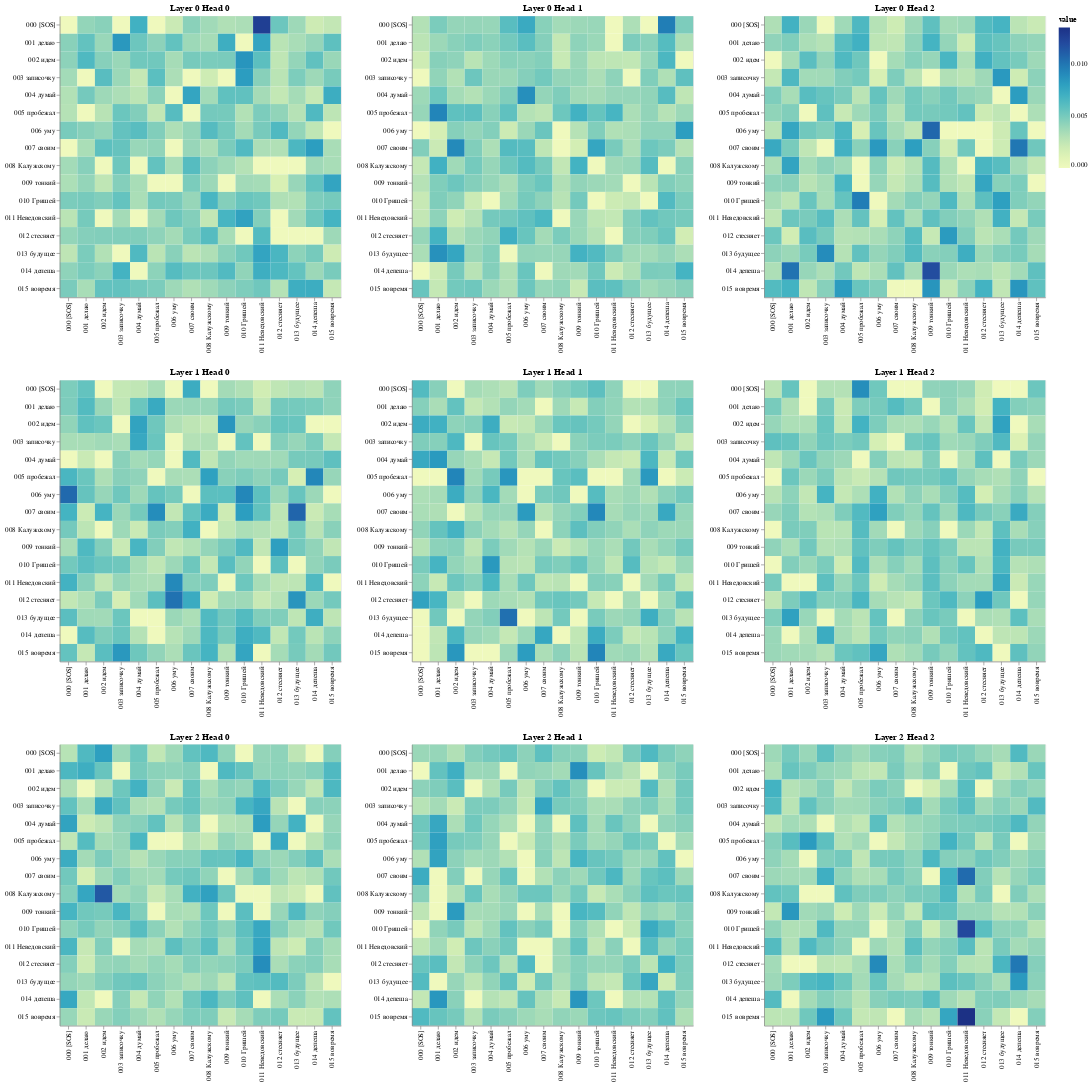

Notebook code for this chart:
### Code cell
# Decoder self attention
get_all_attention_maps("decoder", layers, heads, decoder_output_tokens, decoder_output_tokens, min(20, sentence_len))

### Figure 1 — Vega-Lite specification as saved in the notebook (floating-point values rounded to 4 significant figures; data arrays with more than 128 entries replaced by an {"elided": "..."} marker saying what was removed)
{"config": {"view": {"continuousWidth": 300, "continuousHeight": 300}}, "vconcat": [{"hconcat": [{"data": {"name": "data-f7ecba52908ef01f7df53538c86abdbc"}, "mark": {"type": "rect"}, "encoding": {"color": {"field": "value", "type": "quantitative"}, "tooltip": [{"field": "row", "type": "quantitative"}, {"field": "column", "type": "quantitative"}, {"field": "value", "type": "quantitative"}, {"field": "row_token", "type": "nominal"}, {"field": "col_token", "type": "nominal"}], "x": {"axis": {"title": ""}, "field": "col_token", "type": "nominal"}, "y": {"axis": {"title": ""}, "field": "row_token", "type": "nominal"}}, "height": 400, "name": "view_10", "title": "Layer 0 Head 0", "width": 400}, {"data": {"name": "data-0ab774c525c9593b41076e424a578779"}, "mark": {"type": "rect"}, "encoding": {"color": {"field": "value", "type": "quantitative"}, "tooltip": [{"field": "row", "type": "quantitative"}, {"field": "column", "type": "quantitative"}, {"field": "value", "type": "quantitative"}, {"field": "row_token", "type": "nominal"}, {"field": "col_token", "type": "nominal"}], "x": {"axis": {"title": ""}, "field": "col_token", "type": "nominal"}, "y": {"axis": {"title": ""}, "field": "row_token", "type": "nominal"}}, "height": 400, "name": "view_11", "title": "Layer 0 Head 1", "width": 400}, {"data": {"name": "data-9b3617d971a49d0e4c087484e50bd30c"}, "mark": {"type": "rect"}, "encoding": {"color": {"field": "value", "type": "quantitative"}, "tooltip": [{"field": "row", "type": "quantitative"}, {"field": "column", "type": "quantitative"}, {"field": "value", "type": "quantitative"}, {"field": "row_token", "type": "nominal"}, {"field": "col_token", "type": "nominal"}], "x": {"axis": {"title": ""}, "field": "col_token", "type": "nominal"}, "y": {"axis": {"title": ""}, "field": "row_token", "type": "nominal"}}, "height": 400, "name": "view_12", "title": "Layer 0 Head 2", "width": 400}]}, {"hconcat": [{"data": {"name": "data-a6a21a4f7da6646450e246820f998c29"}, "mark": {"type": "rect"}, "encoding": {"color": {"field": "value", "type": "quantitative"}, "tooltip": [{"field": "row", "type": "quantitative"}, {"field": "column", "type": "quantitative"}, {"field": "value", "type": "quantitative"}, {"field": "row_token", "type": "nominal"}, {"field": "col_token", "type": "nominal"}], "x": {"axis": {"title": ""}, "field": "col_token", "type": "nominal"}, "y": {"axis": {"title": ""}, "field": "row_token", "type": "nominal"}}, "height": 400, "name": "view_13", "title": "Layer 1 Head 0", "width": 400}, {"data": {"name": "data-7295d526ad116019f360ad961b071c5d"}, "mark": {"type": "rect"}, "encoding": {"color": {"field": "value", "type": "quantitative"}, "tooltip": [{"field": "row", "type": "quantitative"}, {"field": "column", "type": "quantitative"}, {"field": "value", "type": "quantitative"}, {"field": "row_token", "type": "nominal"}, {"field": "col_token", "type": "nominal"}], "x": {"axis": {"title": ""}, "field": "col_token", "type": "nominal"}, "y": {"axis": {"title": ""}, "field": "row_token", "type": "nominal"}}, "height": 400, "name": "view_14", "title": "Layer 1 Head 1", "width": 400}, {"data": {"name": "data-79499511af3bcf4d94bd1ad578b22993"}, "mark": {"type": "rect"}, "encoding": {"color": {"field": "value", "type": "quantitative"}, "tooltip": [{"field": "row", "type": "quantitative"}, {"field": "column", "type": "quantitative"}, {"field": "value", "type": "quantitative"}, {"field": "row_token", "type": "nominal"}, {"field": "col_token", "type": "nominal"}], "x": {"axis": {"title": ""}, "field": "col_token", "type": "nominal"}, "y": {"axis": {"title": ""}, "field": "row_token", "type": "nominal"}}, "height": 400, "name": "view_15", "title": "Layer 1 Head 2", "width": 400}]}, {"hconcat": [{"data": {"name": "data-f4bed39d83b71a5612eb5aae2eaacd78"}, "mark": {"type": "rect"}, "encoding": {"color": {"field": "value", "type": "quantitative"}, "tooltip": [{"field": "row", "type": "quantitative"}, {"field": "column", "type": "quantitative"}, {"field": "value", "type": "quantitative"}, {"field": "row_token", "type": "nominal"}, {"field": "col_token", "type": "nominal"}], "x": {"axis": {"title": ""}, "field": "col_token", "type": "nominal"}, "y": {"axis": {"title": ""}, "field": "row_token", "type": "nominal"}}, "height": 400, "name": "view_16", "title": "Layer 2 Head 0", "width": 400}, {"data": {"name": "data-0305af2d7126bcd2e4f5d9bc823b4633"}, "mark": {"type": "rect"}, "encoding": {"color": {"field": "value", "type": "quantitative"}, "tooltip": [{"field": "row", "type": "quantitative"}, {"field": "column", "type": "quantitative"}, {"field": "value", "type": "quantitative"}, {"field": "row_token", "type": "nominal"}, {"field": "col_token", "type": "nominal"}], "x": {"axis": {"title": ""}, "field": "col_token", "type": "nominal"}, "y": {"axis": {"title": ""}, "field": "row_token", "type": "nominal"}}, "height": 400, "name": "view_17", "title": "Layer 2 Head 1", "width": 400}, {"data": {"name": "data-69c0d3f38f0ea88ba6d8b897e3ae179f"}, "mark": {"type": "rect"}, "encoding": {"color": {"field": "value", "type": "quantitative"}, "tooltip": [{"field": "row", "type": "quantitative"}, {"field": "column", "type": "quantitative"}, {"field": "value", "type": "quantitative"}, {"field": "row_token", "type": "nominal"}, {"field": "col_token", "type": "nominal"}], "x": {"axis": {"title": ""}, "field": "col_token", "type": "nominal"}, "y": {"axis": {"title": ""}, "field": "row_token", "type": "nominal"}}, "height": 400, "name": "view_18", "title": "Layer 2 Head 2", "width": 400}]}], "params": [{"name": "param_10", "select": {"type": "interval", "encodings": ["x", "y"]}, "bind": "scales", "views": ["view_10"]}, {"name": "param_11", "select": {"type": "interval", "encodings": ["x", "y"]}, "bind": "scales", "views": ["view_11"]}, {"name": "param_12", "select": {"type": "interval", "encodings": ["x", "y"]}, "bind": "scales", "views": ["view_12"]}, {"name": "param_13", "select": {"type": "interval", "encodings": ["x", "y"]}, "bind": "scales", "views": ["view_13"]}, {"name": "param_14", "select": {"type": "interval", "encodings": ["x", "y"]}, "bind": "scales", "views": ["view_14"]}, {"name": "param_15", "select": {"type": "interval", "encodings": ["x", "y"]}, "bind": "scales", "views": ["view_15"]}, {"name": "param_16", "select": {"type": "interval", "encodings": ["x", "y"]}, "bind": "scales", "views": ["view_16"]}, {"name": "param_17", "select": {"type": "interval", "encodings": ["x", "y"]}, "bind": "scales", "views": ["view_17"]}, {"name": "param_18", "select": {"type": "interval", "encodings": ["x", "y"]}, "bind": "scales", "views": ["view_18"]}], "$schema": "https://vega.github.io/schema/vega-lite/v5.17.0.json", "datasets": {"data-f7ecba52908ef01f7df53538c86abdbc": {"elided": "256 records"}, "data-0ab774c525c9593b41076e424a578779": {"elided": "256 records"}, "data-9b3617d971a49d0e4c087484e50bd30c": {"elided": "256 records"}, "data-a6a21a4f7da6646450e246820f998c29": {"elided": "256 records"}, "data-7295d526ad116019f360ad961b071c5d": {"elided": "256 records"}, "data-79499511af3bcf4d94bd1ad578b22993": {"elided": "256 records"}, "data-f4bed39d83b71a5612eb5aae2eaacd78": {"elided": "256 records"}, "data-0305af2d7126bcd2e4f5d9bc823b4633": {"elided": "256 records"}, "data-69c0d3f38f0ea88ba6d8b897e3ae179f": {"elided": "256 records"}}}
